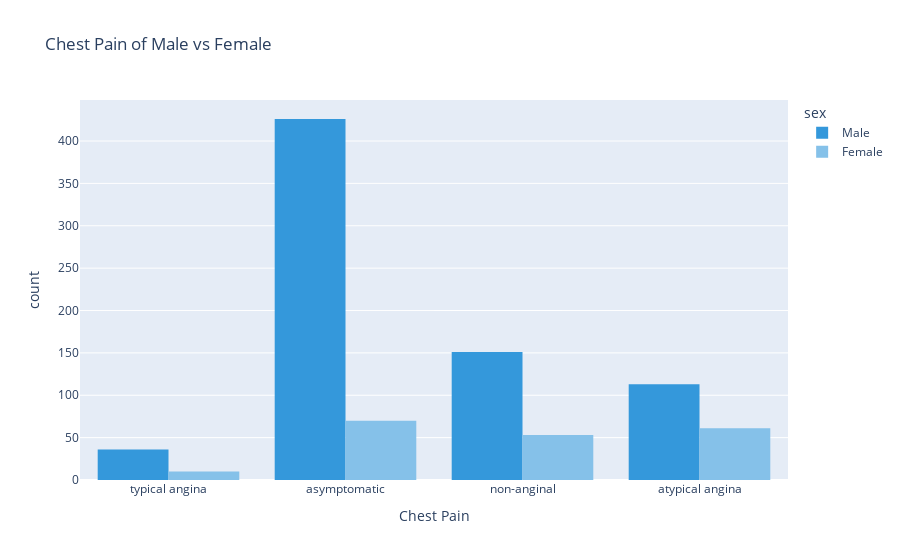

Notebook cell for this chart:
### Code cell
# Let's plot the count of male vs female per Dataset
fig = px.histogram(data_frame=df, x='cp', color='sex', barmode='group',
                   color_discrete_map={'Male': '#3498db', 'Female': '#85c1e9'},
                   labels={'cp': 'Chest Pain', 'count': 'Count'},
                   title='Chest Pain of Male vs Female'
                 )
fig.show()

### Figure 1 — Plotly figure (JSON) as saved in the notebook; plotly's stock layout.template omitted (floating-point values rounded to 4 significant figures; data arrays with more than 128 entries replaced by an {"elided": "..."} marker saying what was removed)
{"data": [{"alignmentgroup": "True", "bingroup": "x", "hovertemplate": "sex=Male<br>Chest Pain=%{x}<br>count=%{y}<extra></extra>", "legendgroup": "Male", "marker": {"color": "#3498db", "pattern": {"shape": ""}}, "name": "Male", "offsetgroup": "Male", "orientation": "v", "showlegend": true, "type": "histogram", "x": {"elided": "726 str values"}, "xaxis": "x", "yaxis": "y"}, {"alignmentgroup": "True", "bingroup": "x", "hovertemplate": "sex=Female<br>Chest Pain=%{x}<br>count=%{y}<extra></extra>", "legendgroup": "Female", "marker": {"color": "#85c1e9", "pattern": {"shape": ""}}, "name": "Female", "offsetgroup": "Female", "orientation": "v", "showlegend": true, "type": "histogram", "x": {"elided": "194 str values"}, "xaxis": "x", "yaxis": "y"}], "layout": {"barmode": "group", "legend": {"title": {"text": "sex"}, "tracegroupgap": 0}, "title": {"text": "Chest Pain of Male vs Female"}, "xaxis": {"anchor": "y", "domain": [0, 1], "title": {"text": "Chest Pain"}}, "yaxis": {"anchor": "x", "domain": [0, 1], "title": {"text": "count"}}}}
